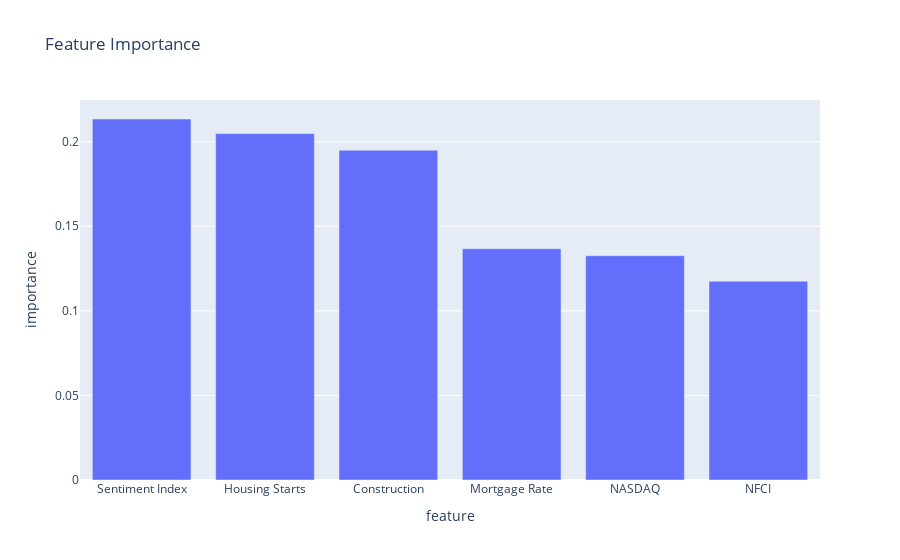

Here is the notebook cell this chart was saved with:
### Code cell
# use plotly to create a bar chart of the feature importance
fig = px.bar(feature_importance_df, x=feature_importance_df.index, y="importance", title="Feature Importance")
# save the graph
fig.write_image("images/feature_importance_streamlined.png")
fig.show()

### Figure 1 — Plotly figure (JSON) as saved in the notebook; plotly's stock layout.template omitted (floating-point values rounded to 4 significant figures)
{"data": [{"alignmentgroup": "True", "hovertemplate": "feature=%{x}<br>importance=%{y}<extra></extra>", "legendgroup": "", "marker": {"color": "#636efa", "pattern": {"shape": ""}}, "name": "", "offsetgroup": "", "orientation": "v", "showlegend": false, "textposition": "auto", "type": "bar", "x": ["Sentiment Index", "Housing Starts", "Construction", "Mortgage Rate", "NASDAQ", "NFCI"], "xaxis": "x", "y": [0.2134, 0.2048, 0.195, 0.1367, 0.1326, 0.1175], "yaxis": "y"}], "layout": {"barmode": "relative", "legend": {"tracegroupgap": 0}, "title": {"text": "Feature Importance"}, "xaxis": {"anchor": "y", "domain": [0, 1], "title": {"text": "feature"}}, "yaxis": {"anchor": "x", "domain": [0, 1], "title": {"text": "importance"}}}}
